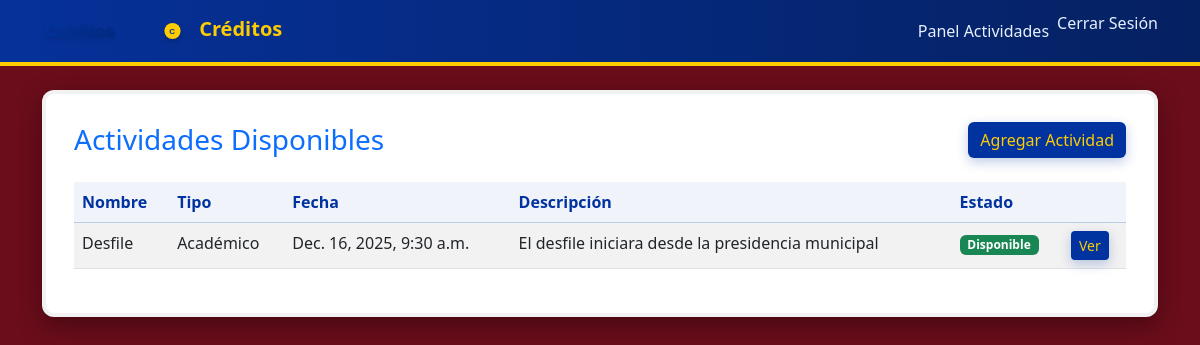
The app's page /actividades/ (signed in) with its own data.
### actividades/models.py (models this page shows, shortened)
class Actividad(models.Model):
    TIPOS = (
        ('academico', 'Académico'),
        ('cultural', 'Cultural'),
        ('deportivo', 'Deportivo'),
    )
    nombre = models.CharField(max_length=150)
    convo = models.CharField(max_length=150, blank=True)
    descripcion = models.TextField(blank=True)
    tipo = models.CharField(max_length=20, choices=TIPOS)
    fecha = models.DateTimeField()
    lugar = models.CharField(max_length=150, blank=True)
    creditos_equivalentes = models.PositiveSmallIntegerField(default=1)
    capacidad = models.PositiveIntegerField(blank=True, null=True)
    creado_por = models.ForeignKey(Usuario, on_delete=models.SET_NULL, null=True, blank=True, related_name='actividades_creadas')
    inscritos = models.ManyToManyField(Usuario, blank=True, related_name='actividades_inscritas')
    liberado = models.BooleanField(default=False)
    liberado_por = models.ForeignKey(Usuario, on_delete=models.SET_NULL, null=True, blank=True, related_name='actividades_liberadas')
    fecha_liberacion = models.DateTimeField(null=True, blank=True)
    encargado = models.ForeignKey(Usuario, on_delete=models.SET_NULL, null=True, blank=True, related_name='actividades_encargadas')

### actividades/views.py (the view)
# urls.py: path('', views.lista_actividades, name='lista_actividades'),
@login_required
def lista_actividades(request):
    actividades = Actividad.objects.order_by('fecha')
    return render(request, 'actividades/lista_actividades.html', {'actividades': actividades})

### actividades/templates/actividades/lista_actividades.html (shortened to what this page needs)
{% extends 'usuarios/base.html' %}
{% block content %}
<div class="d-flex justify-content-between align-items-center mb-4">
  <h3 class="text-primary mb-0">Actividades Disponibles</h3>
  {% if user.is_staff or user.es_admin_creditos %}
    <a href="{% url 'registrar_actividad' %}" class="btn btn-primary">
       Agregar Actividad
    </a>
  {% endif %}
</div>
<table class="table table-striped table-hover">
  <thead class="table-primary">
    <tr>
      <th>Nombre</th>
      <th>Tipo</th>
      <th>Fecha</th>
      <th>Descripción</th>
      <th>Estado</th>
      <th></th>
    </tr>
  </thead>
  <tbody>
    {% for act in actividades %}
    <tr>
      <td>{{ act.nombre }}</td>
      <td>{{ act.get_tipo_display }}</td>
      <td>{{ act.fecha }}</td>
      <td>{{ act.descripcion|truncatechars:80 }}</td>
      <td>
        {% if act.liberado %}
          <span class="badge bg-success">Disponible</span>
        {% else %}
          <span class="badge bg-warning text-dark">Pendiente</span>
        {% endif %}
      </td>
      <td>
        <a href="{% url 'detalle_actividad' act.id %}" class="btn btn-sm btn-primary">Ver</a>
      </td>
    </tr>
    {% endfor %}
  </tbody>
</table>
{% endblock %}

### static/css/estilo.css (style rules this page uses)
:root { --tinto: #6b0d1b; --azul: #0033a0; --amarillo: #ffcc00; --card-bg: #ffffff; --muted: #6c757d; }
html, body { height: 100%; }
body { background-color: var(--tinto); color: #222; font-family: 'Segoe UI', Roboto, Arial, sans-serif; }
.btn-primary { background-color: var(--azul) !important; color: var(--amarillo) !important; border: none !important; box-shadow: 0 4px 12px rgba(0,51,160,0.25); }
.table thead th { background: rgba(0,51,160,0.06); color: var(--azul); }

### records on screen
Actividad: nombre "Desfile", tipo "Académico", fecha "Dec. 16, 2025, 9:30 a.m.", descripcion "El desfile iniciara desde la presidencia municipal", liberado "Disponible"
